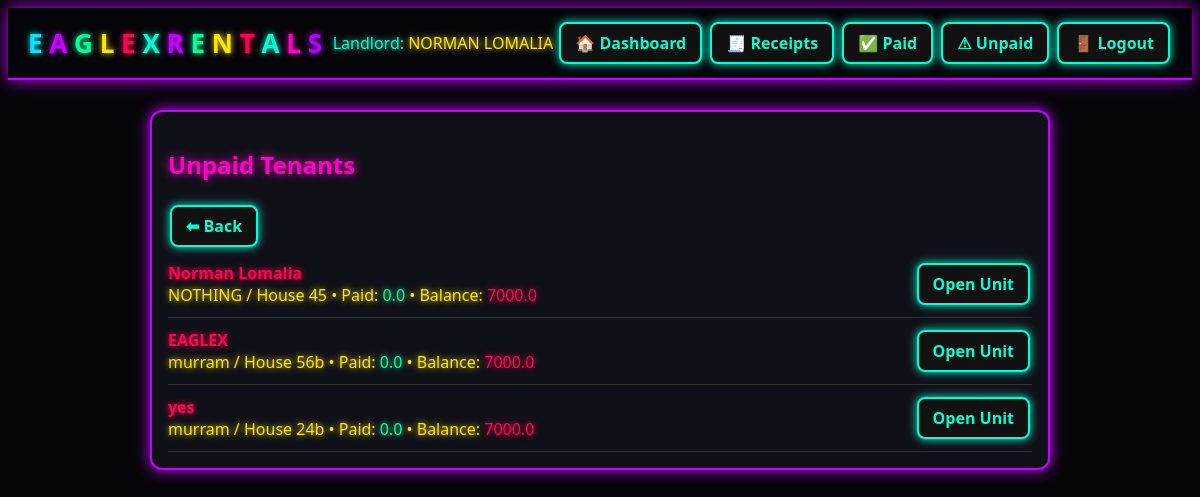
Screenshot of /tenants/unpaid (signed in) with the database file from the repository.
### app.py (models this page shows)
class Landlord(UserMixin, db.Model):
    id = db.Column(db.Integer, primary_key=True)
    first_name = db.Column(db.String(80), nullable=False)
    last_name = db.Column(db.String(80), nullable=False)
    email = db.Column(db.String(120), unique=True, nullable=False)
    phone = db.Column(db.String(50))
    password_hash = db.Column(db.String(200), nullable=False)
    buildings = db.relationship('Building', backref='landlord', cascade='all, delete-orphan')
    @property
    def full_name(self):
        return f"{self.first_name} {self.last_name}"

class Tenant(db.Model):
    id = db.Column(db.Integer, primary_key=True)
    name = db.Column(db.String(150), nullable=False)
    phone = db.Column(db.String(50))
    id_number = db.Column(db.String(100))
    email = db.Column(db.String(120))
    amount_paid = db.Column(db.Float, default=0.0)
    paid = db.Column(db.Boolean, default=False)
    receipt_created_at = db.Column(db.DateTime, default=datetime.utcnow)
    unit_id = db.Column(db.Integer, db.ForeignKey('unit.id'))
    created_at = db.Column(db.DateTime, default=datetime.utcnow)
    @property
    def total_due(self):
        return self.unit.rent_amount if self.unit else 0.0
    @property
    def balance(self):
        return max(self.total_due - self.amount_paid, 0.0)

class Building(db.Model):
    id = db.Column(db.Integer, primary_key=True)
    name = db.Column(db.String(150), nullable=False)
    landlord_id = db.Column(db.Integer, db.ForeignKey('landlord.id'), nullable=False)
    units = db.relationship('Unit', backref='building', cascade='all, delete-orphan')

class Unit(db.Model):
    id = db.Column(db.Integer, primary_key=True)
    number = db.Column(db.String(50), nullable=False)
    rent_amount = db.Column(db.Float, default=0.0)
    building_id = db.Column(db.Integer, db.ForeignKey('building.id'), nullable=False)
    tenant = db.relationship('Tenant', uselist=False, backref='unit')

### app.py (the view)
@app.route('/tenants/unpaid')
@login_required
def unpaid_tenants():
    tenants = Tenant.query.join(Unit).join(Building).filter(
        Building.landlord_id == current_user.id,
        Tenant.paid == False
    ).all()
    return render_template('unpaid_tenants.html', tenants=tenants)

### app.py (called while the page is built)
@login_manager.user_loader
def load_user(user_id):
    return Landlord.query.get(int(user_id))

### templates/unpaid_tenants.html
{% extends "base.html" %}
{% block content %}
<div class="card">
  <h2 class="neon-heading-pink">Unpaid Tenants</h2>
  <a class="btn" href="{{ url_for('dashboard') }}">⬅ Back</a>
  {% if tenants %}
    <ul class="receipt-list">
      {% for t in tenants %}
        <li class="receipt-item">
          <div class="receipt-info">
            <span class="receipt-name neon-red">{{ t.name }}</span>
            <span class="neon-yellow">
              {{ t.unit.building.name }} / House {{ t.unit.number }} •
              Paid: <span class="neon-green">{{ t.amount_paid }}</span> •
              Balance: <span class="neon-red">{{ t.balance }}</span>
            </span>
          </div>
          <a class="btn" href="{{ url_for('unit_detail', uid=t.unit.id) }}">Open Unit</a>
        </li>
      {% endfor %}
    </ul>
  {% else %}
    <p class="neon-yellow">No unpaid tenants. Good job.</p>
  {% endif %}
</div>
{% endblock %}

### templates/base.html (shortened to what this page needs)
<!doctype html>
<html lang="en">
<head>
  <link rel="stylesheet" href="{{ url_for('static', filename='css/neon.css') }}">
</head>
<body class="theme-dark">
  <header>
    <div class="header-title">
      <span class="logo-text">
        <span class="neon-blue">E</span>
        <span class="neon-purple">A</span>
        <span class="neon-green">G</span>
        <span class="neon-yellow">L</span>
        <span class="neon-red">E</span>
        <span class="neon-aqua">X</span>
        <span class="neon-purple">R</span>
        <span class="neon-green">E</span>
        <span class="neon-yellow">N</span>
        <span class="neon-red">T</span>
        <span class="neon-aqua">A</span>
        <span class="neon-pink">L</span>
        <span class="neon-violet">S</span>
      </span>
    </div>
    <div class="header-actions">
      {% if current_user.is_authenticated %}
        <span class="neon-aqua">
          Landlord:
          <span class="neon-yellow">{{ current_user.full_name }}</span>
        </span>
        <a class="btn" href="{{ url_for('dashboard') }}">🏠 Dashboard</a>
        <a class="btn" href="{{ url_for('receipts') }}">🧾 Receipts</a>
        <a class="btn" href="{{ url_for('paid_tenants') }}">✅ Paid</a>
        <a class="btn" href="{{ url_for('unpaid_tenants') }}">⚠ Unpaid</a>
        <a class="btn" href="{{ url_for('logout') }}">🚪 Logout</a>
      {% endif %}
    </div>
  </header>
  <main class="container">
    {% block content %}{% endblock %}
  </main>
</body>
</html>

### static/css/neon.css (style rules this page uses)
:root { --neon-blue: #00eaff; --neon-purple: #c400ff; --neon-pink: #ff00c8; --neon-aqua: #00ffd5; --neon-violet: #b300ff; --neon-green: #00ff9d; --neon-yellow: #ffe600; --neon-red: #ff0055; }
body.theme-dark { background: #050509; color: var(--neon-blue); font-family: 'Segoe UI', sans-serif; }
.container { max-width: 900px; margin: 20px auto; padding: 10px; }
header { display: flex; justify-content: space-between; align-items: center; padding: 10px 20px; border-bottom: 2px solid var(--neon-purple); box-shadow: 0 0 15px var(--neon-purple); }
.logo-text { font-size: 26px; font-weight: 900; }
.neon-blue { color: var(--neon-blue); text-shadow: 0 0 6px var(--neon-blue); }
.neon-purple { color: var(--neon-purple); text-shadow: 0 0 6px var(--neon-purple); }
.neon-pink { color: var(--neon-pink); text-shadow: 0 0 6px var(--neon-pink); }
.neon-aqua { color: var(--neon-aqua); text-shadow: 0 0 6px var(--neon-aqua); }
.neon-violet { color: var(--neon-violet); text-shadow: 0 0 6px var(--neon-violet); }
.neon-green { color: var(--neon-green); text-shadow: 0 0 6px var(--neon-green); }
.neon-yellow { color: var(--neon-yellow); text-shadow: 0 0 6px var(--neon-yellow); }
.neon-red { color: var(--neon-red); text-shadow: 0 0 6px var(--neon-red); }
h1, h2, h3, h4 { font-weight: 800; }
.neon-heading-pink { color: var(--neon-pink); text-shadow: 0 0 10px var(--neon-pink); }
.btn { padding: 8px 14px; border-radius: 8px; border: 2px solid var(--neon-aqua); background: #111; color: var(--neon-aqua); font-weight: 700; cursor: pointer; text-decoration: none; display: inline-block; margin: 4px 2px; box-shadow: 0 0 10px var(--neon-aqua); transition: 0.2s; }
.card { background: #101018; border: 2px solid var(--neon-purple); box-shadow: 0 0 15px var(--neon-purple); padding: 16px; border-radius: 12px; margin-bottom: 20px; }
.receipt-list { list-style: none; padding: 0; margin: 0; }
.receipt-item { display: flex; justify-content: space-between; align-items: center; padding: 8px 0; border-bottom: 1px solid #333; }
.receipt-info { display: flex; flex-direction: column; }
.receipt-name { font-weight: 700; }

### rows the page displays
Landlord: full_name "NORMAN LOMALIA"
Tenant: name "Norman Lomalia", unit.building.name "NOTHING", unit.number "45", amount_paid "0.0", balance "7000.0"
Tenant: name "EAGLEX", unit.building.name "murram", unit.number "56b", amount_paid "0.0", balance "7000.0"
Tenant: name "yes", unit.building.name "murram", unit.number "24b", amount_paid "0.0", balance "7000.0"
